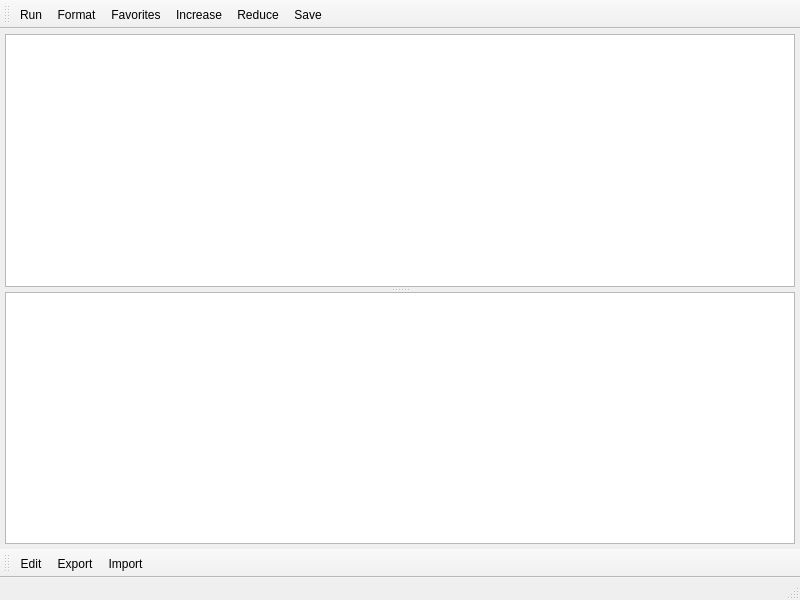
<?xml version="1.0" encoding="UTF-8"?>
<ui version="4.0">
 <class>Sql</class>
 <widget class="QMainWindow" name="Sql">
  <property name="geometry">
   <rect>
    <x>0</x>
    <y>0</y>
    <width>800</width>
    <height>600</height>
   </rect>
  </property>
  <property name="windowTitle">
   <string>MainWindow</string>
  </property>
  <widget class="QWidget" name="centralwidget">
   <layout class="QVBoxLayout" name="verticalLayout">
    <property name="spacing">
     <number>5</number>
    </property>
    <property name="leftMargin">
     <number>5</number>
    </property>
    <property name="topMargin">
     <number>5</number>
    </property>
    <property name="rightMargin">
     <number>5</number>
    </property>
    <property name="bottomMargin">
     <number>5</number>
    </property>
    <item>
     <widget class="QSplitter" name="splitter">
      <property name="orientation">
       <enum>Qt::Orientation::Vertical</enum>
      </property>
      <property name="handleWidth">
       <number>5</number>
      </property>
      <widget class="QTextEdit" name="textQuery">
       <property name="font">
        <font>
         <family>Courier New</family>
         <pointsize>12</pointsize>
        </font>
       </property>
       <property name="styleSheet">
        <string notr="true"/>
       </property>
      </widget>
      <widget class="QTableView" name="tableData">
       <property name="font">
        <font>
         <pointsize>10</pointsize>
        </font>
       </property>
       <property name="alternatingRowColors">
        <bool>true</bool>
       </property>
       <property name="selectionMode">
        <enum>QAbstractItemView::SelectionMode::SingleSelection</enum>
       </property>
       <property name="sortingEnabled">
        <bool>true</bool>
       </property>
      </widget>
     </widget>
    </item>
   </layout>
  </widget>
  <widget class="QMenuBar" name="menubar">
   <property name="geometry">
    <rect>
     <x>0</x>
     <y>0</y>
     <width>800</width>
     <height>21</height>
    </rect>
   </property>
  </widget>
  <widget class="QStatusBar" name="statusbar"/>
  <widget class="QToolBar" name="toolBarQuery">
   <property name="windowTitle">
    <string>toolBar</string>
   </property>
   <property name="iconSize">
    <size>
     <width>20</width>
     <height>20</height>
    </size>
   </property>
   <property name="toolButtonStyle">
    <enum>Qt::ToolButtonStyle::ToolButtonIconOnly</enum>
   </property>
   <attribute name="toolBarArea">
    <enum>TopToolBarArea</enum>
   </attribute>
   <attribute name="toolBarBreak">
    <bool>false</bool>
   </attribute>
   <addaction name="actionRun"/>
   <addaction name="actionFormat"/>
   <addaction name="actionFavorites"/>
   <addaction name="actionIncrease"/>
   <addaction name="actionReduce"/>
   <addaction name="actionSave"/>
  </widget>
  <widget class="QToolBar" name="toolBarData">
   <property name="windowTitle">
    <string>toolBar_2</string>
   </property>
   <property name="iconSize">
    <size>
     <width>20</width>
     <height>20</height>
    </size>
   </property>
   <property name="toolButtonStyle">
    <enum>Qt::ToolButtonStyle::ToolButtonIconOnly</enum>
   </property>
   <attribute name="toolBarArea">
    <enum>BottomToolBarArea</enum>
   </attribute>
   <attribute name="toolBarBreak">
    <bool>false</bool>
   </attribute>
   <addaction name="actionEdit"/>
   <addaction name="actionExport"/>
   <addaction name="actionImport"/>
  </widget>
  <action name="actionRun">
   <property name="icon">
    <iconset resource="icons.qrc">
     <normaloff>:/icons/resources/square.svg</normaloff>:/icons/resources/square.svg</iconset>
   </property>
   <property name="text">
    <string>Run</string>
   </property>
   <property name="toolTip">
    <string>Run (CTRL+R)</string>
   </property>
   <property name="shortcut">
    <string>Ctrl+R</string>
   </property>
   <property name="menuRole">
    <enum>QAction::MenuRole::NoRole</enum>
   </property>
  </action>
  <action name="actionFormat">
   <property name="icon">
    <iconset resource="icons.qrc">
     <normaloff>:/icons/resources/autobrightness.svg</normaloff>:/icons/resources/autobrightness.svg</iconset>
   </property>
   <property name="text">
    <string>Format</string>
   </property>
   <property name="toolTip">
    <string>Format (CTRL+F)</string>
   </property>
   <property name="shortcut">
    <string>Ctrl+F</string>
   </property>
   <property name="menuRole">
    <enum>QAction::MenuRole::NoRole</enum>
   </property>
  </action>
  <action name="actionSave">
   <property name="icon">
    <iconset resource="icons.qrc">
     <normaloff>:/icons/resources/heart tick.svg</normaloff>:/icons/resources/heart tick.svg</iconset>
   </property>
   <property name="text">
    <string>Save</string>
   </property>
   <property name="toolTip">
    <string>Save default (CTRL+S)</string>
   </property>
   <property name="shortcut">
    <string>Ctrl+S</string>
   </property>
   <property name="menuRole">
    <enum>QAction::MenuRole::NoRole</enum>
   </property>
  </action>
  <action name="actionFavorites">
   <property name="icon">
    <iconset resource="icons.qrc">
     <normaloff>:/icons/resources/lovely.svg</normaloff>:/icons/resources/lovely.svg</iconset>
   </property>
   <property name="text">
    <string>Favorites</string>
   </property>
   <property name="toolTip">
    <string>Favorites (CTRL+Y)</string>
   </property>
   <property name="shortcut">
    <string>Ctrl+Y</string>
   </property>
   <property name="menuRole">
    <enum>QAction::MenuRole::NoRole</enum>
   </property>
  </action>
  <action name="actionIncrease">
   <property name="icon">
    <iconset resource="icons.qrc">
     <normaloff>:/icons/resources/search zoom-2.svg</normaloff>:/icons/resources/search zoom-2.svg</iconset>
   </property>
   <property name="text">
    <string>Increase</string>
   </property>
   <property name="toolTip">
    <string>Increase font size</string>
   </property>
   <property name="shortcut">
    <string>Ctrl+Shift+=</string>
   </property>
   <property name="menuRole">
    <enum>QAction::MenuRole::NoRole</enum>
   </property>
  </action>
  <action name="actionReduce">
   <property name="icon">
    <iconset resource="icons.qrc">
     <normaloff>:/icons/resources/search zoom.svg</normaloff>:/icons/resources/search zoom.svg</iconset>
   </property>
   <property name="text">
    <string>Reduce</string>
   </property>
   <property name="toolTip">
    <string>Reduce font size</string>
   </property>
   <property name="shortcut">
    <string>Ctrl+-</string>
   </property>
   <property name="menuRole">
    <enum>QAction::MenuRole::NoRole</enum>
   </property>
  </action>
  <action name="actionExport">
   <property name="icon">
    <iconset resource="icons.qrc">
     <normaloff>:/icons/resources/export.svg</normaloff>:/icons/resources/export.svg</iconset>
   </property>
   <property name="text">
    <string>Export</string>
   </property>
   <property name="toolTip">
    <string>Export</string>
   </property>
   <property name="menuRole">
    <enum>QAction::MenuRole::NoRole</enum>
   </property>
  </action>
  <action name="actionImport">
   <property name="icon">
    <iconset resource="icons.qrc">
     <normaloff>:/icons/resources/frame.svg</normaloff>:/icons/resources/frame.svg</iconset>
   </property>
   <property name="text">
    <string>Import</string>
   </property>
   <property name="toolTip">
    <string>Import</string>
   </property>
   <property name="menuRole">
    <enum>QAction::MenuRole::NoRole</enum>
   </property>
  </action>
  <action name="actionEdit">
   <property name="icon">
    <iconset resource="icons.qrc">
     <normaloff>:/icons/resources/path.svg</normaloff>:/icons/resources/path.svg</iconset>
   </property>
   <property name="text">
    <string>Edit</string>
   </property>
   <property name="toolTip">
    <string>Edit</string>
   </property>
   <property name="menuRole">
    <enum>QAction::MenuRole::NoRole</enum>
   </property>
  </action>
 </widget>
 <resources>
  <include location="icons.qrc"/>
 </resources>
 <connections/>
</ui>
